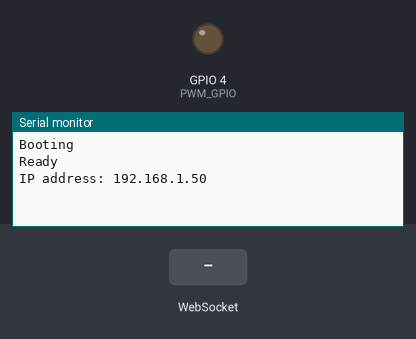
This sketch was run on a simulated ESP32. Parts: output pins drawn as LEDs (lit = HIGH), the last lines printed to the serial monitor. Inputs (shaded band) come from the test bench. WiFi joins after 1.5 s; servers stay silent unless stated; nothing arrives over Bluetooth unless stated; a phone connects over Bluetooth LE 3 s after start.

Above: at 2.7 s.
2.8 s: WebSocket text "ok" received
At 3.8 s:
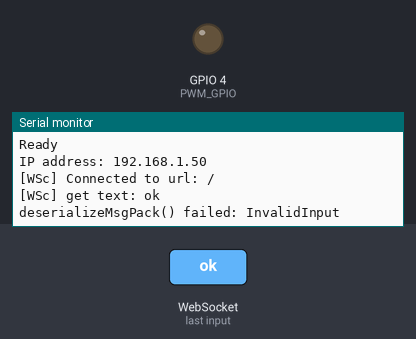
4.3 s: WebSocket text "1" received
At 4.9 s:
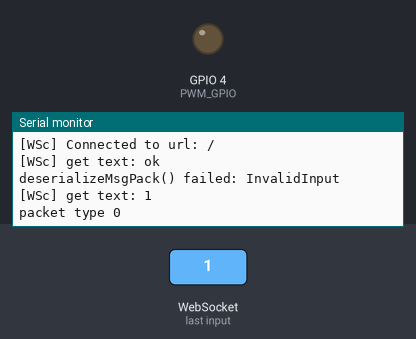

Measured:
- after the input at 2.8 s, the serial monitor: prints a new line at once (image 1)
- after the input at 4.3 s, the serial monitor: prints a new line at once (image 2)

The sketch:

DimmableLight.ino
```cpp
#include <WiFi.h>
#include <ESPmDNS.h>
#include <WiFiUdp.h>
#include <ArduinoOTA.h>
#include <ArduinoJson.h>
#include <WebSocketsClient.h>
#include <BLEDevice.h>
#include <BLEServer.h>
#include <BLEBeacon.h>

const char* ssid = "";
const char* password = "";

const uint16_t port = 10069;
const char * host = "";

#define ID 202
#define deviceType "dimmable"
#define PWM_CHANNEL 1
#define PWM_FREQ 512
#define PWM_RES 8
#define PWM_GPIO 4

#define beaconID 203
#define beaconMinor 3
#define deviceTypeBeacon "beacon"
#define SERVICE_UUID "2D7A9F0C-E0E8-4CC9-A71B-A21DB2D034A1"

int currentState = 0;
int percentToVal(int val) {
  return val / 100.0 * 255.0;
}

WebSocketsClient webSocket;

String RegisterPacket() {
  const size_t capacity = 2 * JSON_OBJECT_SIZE(2);
  DynamicJsonDocument doc(capacity);

  doc["type"] = 2;

  JsonObject data = doc.createNestedObject("data");
  data["deviceId"] = ID;
  data["deviceType"] = deviceType;

  String output;
  serializeJson(doc, output);
  return output;
}

String RegisterPacketBeacon() {
  const size_t capacity = 2 * JSON_OBJECT_SIZE(3);
  DynamicJsonDocument doc(capacity);

  doc["type"] = 2;

  JsonObject data = doc.createNestedObject("data");
  data["deviceId"] = beaconID;
  data["deviceType"] = deviceTypeBeacon;
  data["deviceValue"] = beaconMinor;


  String output;
  serializeJson(doc, output);
  return output;
}

void handlePacket(uint8_t * payload) {
  const size_t capacity = 2 * JSON_OBJECT_SIZE(2) + 40;
  DynamicJsonDocument doc(capacity);

  DeserializationError error = deserializeJson(doc, payload);
  if (error) {
    Serial.print("deserializeMsgPack() failed: ");
    Serial.println(error.c_str());
    return;
  }
  int packetType = doc["type"];
  switch (packetType) {
    case 1:
      if (doc["data"]["deviceId"] == ID) {
        int value = doc["data"]["deviceValue"];
        if (value == 1) {
          currentState = 255;
        }
        else if (value == 0) {
          currentState = 0;
        }
        else currentState = percentToVal(value);
      }
      break;
    case 3:
      String result = doc["data"]["result"];
      if (!result.equals("ok")) {
        Serial.println("Register failed, restarting ...");
        ESP.restart();
      }
      break;
  }
  Serial.printf("packet type %i\n", packetType);

}

void webSocketEvent(WStype_t type, uint8_t * payload, size_t length) {
  String packet;
  switch (type) {
    case WStype_DISCONNECTED:
      Serial.printf("[WSc] Disconnected!\n");
      break;
    case WStype_CONNECTED:
      Serial.printf("[WSc] Connected to url: %s\n", payload);

      packet = RegisterPacket();
      webSocket.sendTXT(packet);

      packet = RegisterPacketBeacon();
      webSocket.sendTXT(packet);

      break;
    case WStype_TEXT:
      Serial.printf("[WSc] get text: %s\n", payload);
      handlePacket(payload);
      break;
    case WStype_BIN:
      break;
    case WStype_ERROR:
      Serial.printf("[WSc] ERROR length: %u\n", length);
      break;
    case WStype_FRAGMENT_TEXT_START:
    case WStype_FRAGMENT_BIN_START:
    case WStype_FRAGMENT:
    case WStype_FRAGMENT_FIN:
      break;
  }

}
void initBluetooth() {
  BLEDevice::init("");
  BLEServer *pServer = BLEDevice::createServer();

  BLEBeacon myBeacon = BLEBeacon();
  myBeacon.setManufacturerId(0x4C00);
  myBeacon.setMajor(1);
  myBeacon.setMinor(beaconMinor);
  BLEUUID bleUUID = BLEUUID(SERVICE_UUID) ;
  bleUUID = bleUUID.to128();
  myBeacon.setProximityUUID(BLEUUID( bleUUID.getNative()->uuid.uuid128, 16, true ));
  myBeacon.setSignalPower(0xc5);

  BLEAdvertisementData advertisementData;
  advertisementData.setFlags(0x1A);
  advertisementData.setManufacturerData(myBeacon.getData());

  BLEAdvertising* pAdvertising = pServer->getAdvertising();
  pAdvertising->setAdvertisementData(advertisementData);


  pAdvertising->start();
}

void setup() {
  Serial.begin(115200);
  ledcSetup(PWM_CHANNEL, PWM_FREQ, PWM_RES);
  ledcAttachPin(PWM_GPIO, PWM_CHANNEL);

  Serial.println("Booting");
  char hostname[32];
  snprintf(hostname, 32, "ESP32-%d", ID);
  WiFi.mode(WIFI_STA);
  WiFi.config(INADDR_NONE, INADDR_NONE, INADDR_NONE);
  WiFi.setHostname(hostname);
  WiFi.begin(ssid, password);

  while (WiFi.waitForConnectResult() != WL_CONNECTED) {
    Serial.println("Connection Failed! Rebooting...");
    delay(5000);
    ESP.restart();
  }

  ArduinoOTA
    .onStart([]() {
      String type;
      if (ArduinoOTA.getCommand() == U_FLASH)
        type = "sketch";
      else // U_SPIFFS
        type = "filesystem";

      // NOTE: if updating SPIFFS this would be the place to unmount SPIFFS using SPIFFS.end()
      Serial.println("Start updating " + type);
    })
    .onEnd([]() {
      Serial.println("\nEnd");
    })
    .onProgress([](unsigned int progress, unsigned int total) {
      Serial.printf("Progress: %u%%\r", (progress / (total / 100)));
    })
    .onError([](ota_error_t error) {
      Serial.printf("Error[%u]: ", error);
      if (error == OTA_AUTH_ERROR) Serial.println("Auth Failed");
      else if (error == OTA_BEGIN_ERROR) Serial.println("Begin Failed");
      else if (error == OTA_CONNECT_ERROR) Serial.println("Connect Failed");
      else if (error == OTA_RECEIVE_ERROR) Serial.println("Receive Failed");
      else if (error == OTA_END_ERROR) Serial.println("End Failed");
    });

  ArduinoOTA.setHostname(hostname);
  ArduinoOTA.begin();

  Serial.println("Ready");
  Serial.print("IP address: ");
  Serial.println(WiFi.localIP());

  initBluetooth();

  webSocket.begin(host, port, "/", "");
  webSocket.onEvent(webSocketEvent);
  webSocket.setReconnectInterval(5000);
}

void loop() {
  ArduinoOTA.handle();
  webSocket.loop();
  ledcWrite(PWM_CHANNEL, currentState);
}
```
